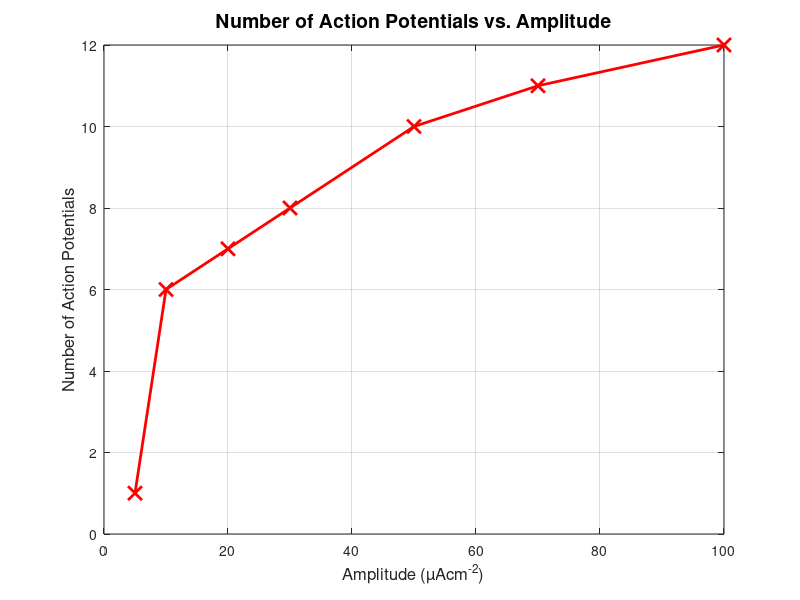

The MATLAB source for this figure:
Amplitudes = [5, 10, 20, 30, 50, 70, 100];
No_of_Aps = [1, 6, 7, 8, 10, 11, 12];
% Create the plot
figure;
plot(Amplitudes, No_of_Aps, 'rx-', 'LineWidth', 2, 'MarkerSize', 10);

xlabel('Amplitude (µAcm^{-2})', 'FontSize', 12);
ylabel('Number of Action Potentials', 'FontSize', 12);
title('Number of Action Potentials vs. Amplitude', 'FontSize', 14);

grid on;